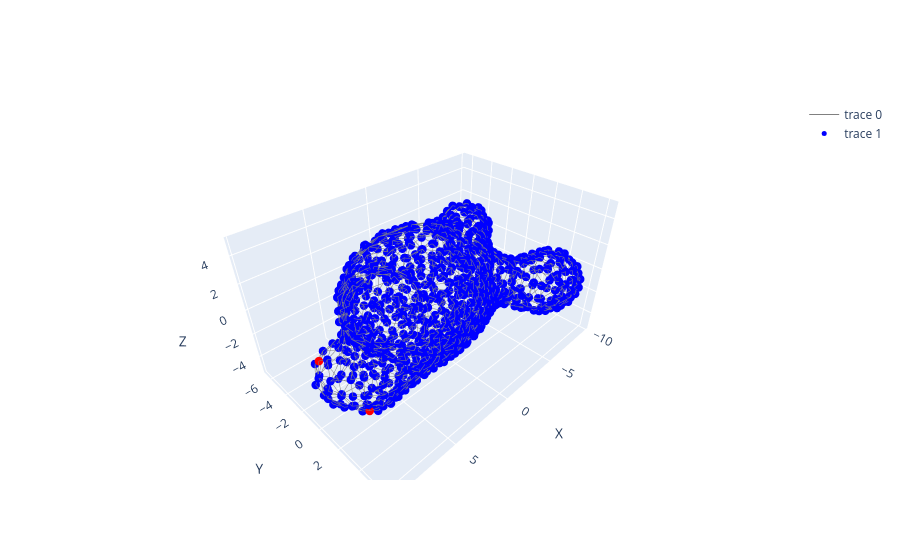

Here is the notebook cell this chart was saved with:
### Markdown cell above
Previously, we analyzed neighborhoods of cells in organoids in terms of **geodesic distances** between cell centers, which allowed us to compute radial profiles and enrichment curves as a function of distance. An alternative approach is to represent the organoid as a **graph**, where each vertex corresponds to a cell and edges connect neighboring cells, defined here as cells whose surface label patches are in contact. Once the organoid is represented as a graph, we can perform **k-nearest-neighbor (kNN) analyses** along the graph edges. 

For example, for cells positive for a given **focal marker**, we can compute the average composition of markers among their $k$ nearest neighbors:

$$
\text{avg\_comp}_m = \frac{1}{N_\text{focal}} \sum_{i \in \text{focal}} \frac{1}{k} \sum_{j \in \text{kNN}(i)} \mathbf{1}_{\text{cell } j \text{ positive for marker } m}
$$

where $N_\text{focal}$ is the number of cells positive for the focal marker, $\mathbf{1}$ is the indicator function, and $\text{kNN}(i)$ denotes the $k$ nearest neighbors of focal cell $i$ along the graph. This method allows us to quantify **local marker co-occurrence** directly in terms of cell adjacency, complementing the distance-based analyses.

### Code cell
cell_graph = build_cell_graph(mesh)

marker_color = markers_cell_binary[:,8]  # e.g., 0/1 for serotonin+
plot_cell_graph_3D(centroids, cell_graph, node_color=marker_color)

### Figure 1 — Plotly figure (JSON) as saved in the notebook; plotly's stock layout.template omitted (floating-point values rounded to 4 significant figures; data arrays with more than 128 entries replaced by an {"elided": "..."} marker saying what was removed)
{"data": [{"hoverinfo": "none", "line": {"color": "gray", "width": 1}, "mode": "lines", "type": "scatter3d", "x": {"elided": "7410 float values"}, "y": {"elided": "7410 float values"}, "z": {"elided": "7410 float values"}}, {"hoverinfo": "text", "marker": {"color": {"elided": "819 str values"}, "line": {"width": 0}, "size": 5}, "mode": "markers", "type": "scatter3d", "x": {"elided": "819 float values"}, "y": {"elided": "819 float values"}, "z": {"elided": "819 float values"}}], "layout": {"scene": {"aspectmode": "data", "xaxis": {"title": {"text": "X"}}, "yaxis": {"title": {"text": "Y"}}, "zaxis": {"title": {"text": "Z"}}}}}
